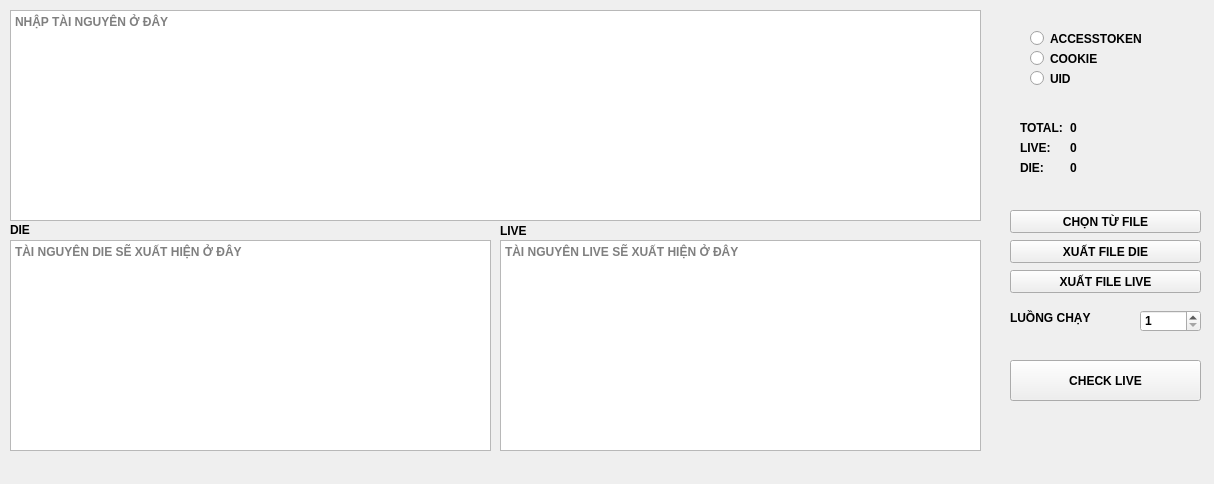
<?xml version="1.0" encoding="UTF-8"?>
<ui version="4.0">
 <class>MainWindow</class>
 <widget class="QMainWindow" name="MainWindow">
  <property name="geometry">
   <rect>
    <x>0</x>
    <y>0</y>
    <width>1214</width>
    <height>484</height>
   </rect>
  </property>
  <property name="font">
   <font>
    <pointsize>9</pointsize>
    <weight>75</weight>
    <bold>true</bold>
   </font>
  </property>
  <property name="windowTitle">
   <string>TOOL CHECK LIVE CÁC DẠNG CỦA FACEBOOK - v1.0 - K.Auto</string>
  </property>
  <widget class="QWidget" name="centralwidget">
   <widget class="QPlainTextEdit" name="dataDie">
    <property name="geometry">
     <rect>
      <x>10</x>
      <y>240</y>
      <width>481</width>
      <height>211</height>
     </rect>
    </property>
    <property name="placeholderText">
     <string>TÀI NGUYÊN DIE SẼ XUẤT HIỆN Ở ĐÂY</string>
    </property>
   </widget>
   <widget class="QPlainTextEdit" name="dataAll">
    <property name="geometry">
     <rect>
      <x>10</x>
      <y>10</y>
      <width>971</width>
      <height>211</height>
     </rect>
    </property>
    <property name="placeholderText">
     <string>NHẬP TÀI NGUYÊN Ở ĐÂY</string>
    </property>
   </widget>
   <widget class="QPushButton" name="btnOpenFile">
    <property name="geometry">
     <rect>
      <x>1010</x>
      <y>210</y>
      <width>191</width>
      <height>23</height>
     </rect>
    </property>
    <property name="text">
     <string>CHỌN TỪ FILE</string>
    </property>
   </widget>
   <widget class="QPushButton" name="btnExportFileDie">
    <property name="geometry">
     <rect>
      <x>1010</x>
      <y>240</y>
      <width>191</width>
      <height>23</height>
     </rect>
    </property>
    <property name="text">
     <string>XUẤT FILE DIE</string>
    </property>
   </widget>
   <widget class="QPushButton" name="btnExportFileLive">
    <property name="geometry">
     <rect>
      <x>1010</x>
      <y>270</y>
      <width>191</width>
      <height>23</height>
     </rect>
    </property>
    <property name="text">
     <string>XUẤT FILE LIVE</string>
    </property>
   </widget>
   <widget class="QPushButton" name="btnEvent">
    <property name="geometry">
     <rect>
      <x>1010</x>
      <y>360</y>
      <width>191</width>
      <height>41</height>
     </rect>
    </property>
    <property name="text">
     <string>CHECK LIVE</string>
    </property>
   </widget>
   <widget class="QPlainTextEdit" name="dataLive">
    <property name="geometry">
     <rect>
      <x>500</x>
      <y>240</y>
      <width>481</width>
      <height>211</height>
     </rect>
    </property>
    <property name="placeholderText">
     <string>TÀI NGUYÊN LIVE SẼ XUẤT HIỆN Ở ĐÂY</string>
    </property>
   </widget>
   <widget class="QRadioButton" name="isToken">
    <property name="geometry">
     <rect>
      <x>1030</x>
      <y>30</y>
      <width>131</width>
      <height>17</height>
     </rect>
    </property>
    <property name="text">
     <string>ACCESSTOKEN</string>
    </property>
   </widget>
   <widget class="QRadioButton" name="isCookie">
    <property name="geometry">
     <rect>
      <x>1030</x>
      <y>50</y>
      <width>131</width>
      <height>17</height>
     </rect>
    </property>
    <property name="text">
     <string>COOKIE</string>
    </property>
   </widget>
   <widget class="QRadioButton" name="isUid">
    <property name="geometry">
     <rect>
      <x>1030</x>
      <y>70</y>
      <width>131</width>
      <height>17</height>
     </rect>
    </property>
    <property name="text">
     <string>UID</string>
    </property>
   </widget>
   <widget class="QLabel" name="label">
    <property name="geometry">
     <rect>
      <x>1020</x>
      <y>120</y>
      <width>51</width>
      <height>16</height>
     </rect>
    </property>
    <property name="text">
     <string>TOTAL:</string>
    </property>
   </widget>
   <widget class="QLabel" name="total">
    <property name="geometry">
     <rect>
      <x>1070</x>
      <y>120</y>
      <width>111</width>
      <height>16</height>
     </rect>
    </property>
    <property name="text">
     <string>0</string>
    </property>
   </widget>
   <widget class="QLabel" name="label_3">
    <property name="geometry">
     <rect>
      <x>1020</x>
      <y>140</y>
      <width>51</width>
      <height>16</height>
     </rect>
    </property>
    <property name="text">
     <string>LIVE:</string>
    </property>
   </widget>
   <widget class="QLabel" name="live">
    <property name="geometry">
     <rect>
      <x>1070</x>
      <y>140</y>
      <width>111</width>
      <height>16</height>
     </rect>
    </property>
    <property name="text">
     <string>0</string>
    </property>
   </widget>
   <widget class="QLabel" name="label_5">
    <property name="geometry">
     <rect>
      <x>1020</x>
      <y>160</y>
      <width>51</width>
      <height>16</height>
     </rect>
    </property>
    <property name="text">
     <string>DIE:</string>
    </property>
   </widget>
   <widget class="QLabel" name="die">
    <property name="geometry">
     <rect>
      <x>1070</x>
      <y>160</y>
      <width>111</width>
      <height>16</height>
     </rect>
    </property>
    <property name="text">
     <string>0</string>
    </property>
   </widget>
   <widget class="QLabel" name="label_7">
    <property name="geometry">
     <rect>
      <x>1010</x>
      <y>310</y>
      <width>101</width>
      <height>16</height>
     </rect>
    </property>
    <property name="text">
     <string>LUỒNG CHẠY</string>
    </property>
   </widget>
   <widget class="QSpinBox" name="numThread">
    <property name="geometry">
     <rect>
      <x>1140</x>
      <y>310</y>
      <width>61</width>
      <height>22</height>
     </rect>
    </property>
    <property name="minimum">
     <number>1</number>
    </property>
   </widget>
   <widget class="QLabel" name="label_2">
    <property name="geometry">
     <rect>
      <x>10</x>
      <y>222</y>
      <width>81</width>
      <height>16</height>
     </rect>
    </property>
    <property name="text">
     <string>DIE</string>
    </property>
   </widget>
   <widget class="QLabel" name="label_4">
    <property name="geometry">
     <rect>
      <x>500</x>
      <y>220</y>
      <width>81</width>
      <height>21</height>
     </rect>
    </property>
    <property name="text">
     <string>LIVE</string>
    </property>
   </widget>
  </widget>
  <widget class="QMenuBar" name="menubar">
   <property name="geometry">
    <rect>
     <x>0</x>
     <y>0</y>
     <width>1214</width>
     <height>21</height>
    </rect>
   </property>
  </widget>
 </widget>
 <resources/>
 <connections/>
</ui>
